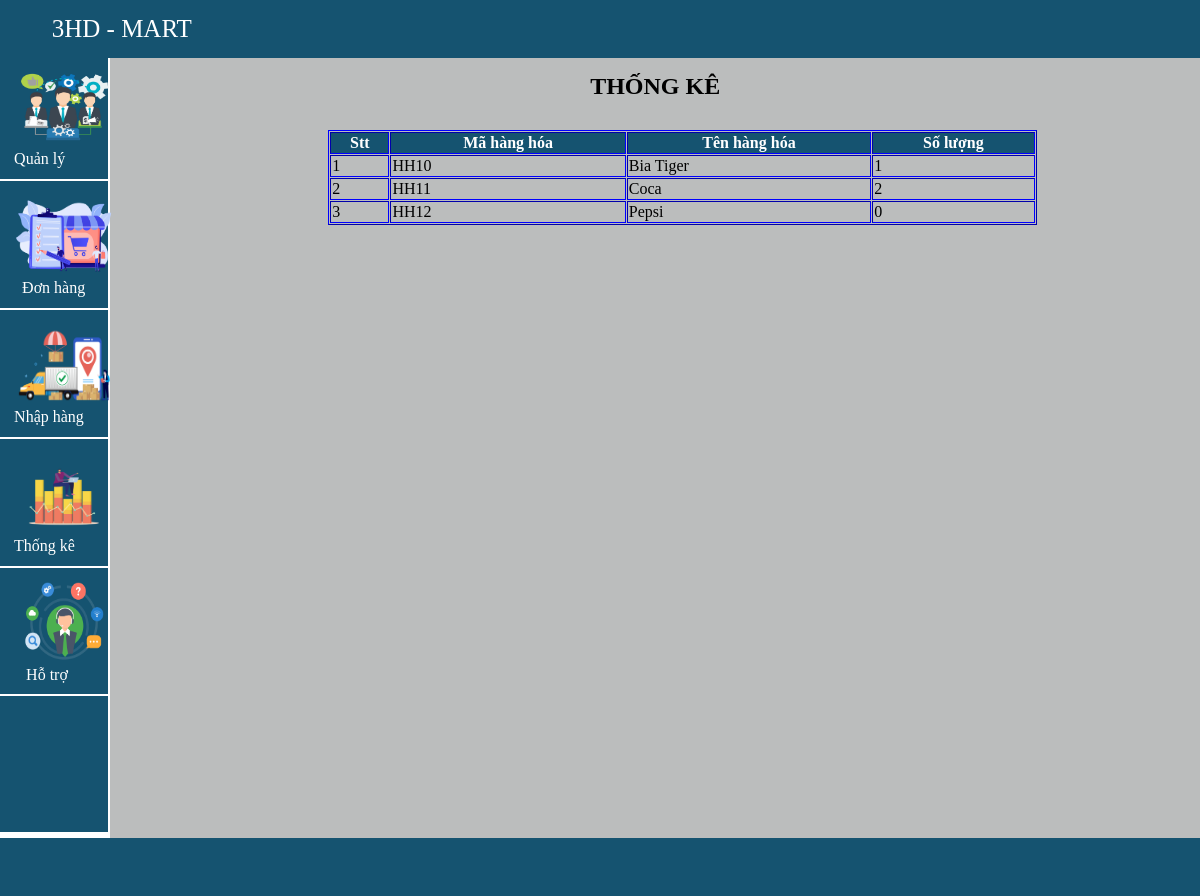
/Nhom3_71DCTT24/thongke, run on the app's committed database.
### tables this page shows
CREATE TABLE `hanghoa` (
  `Mahh` varchar(50) NOT NULL,
  `Mancc` varchar(50) NOT NULL,
  `Manh` varchar(50) NOT NULL,
  `Tenhh` varchar(50) NOT NULL,
  `Gianhap` double NOT NULL,
  `Giaxuat` double NOT NULL,
  `Tonkho` double NOT NULL
);

### Nhom3_71DCTT24/MVC/Core/controller.php (called while the page is built, shortened)
<?php
class controller{
    public function model($model){
        return new $model;
    }
    public function view($view,$data=[]){
        require_once "./MVC/Views/".$view.".php";
    }
}

### Nhom3_71DCTT24/MVC/Controllers/thongke.php (called while the page is built, shortened)
<?php
class thongke extends controller
{
    public $tk;
    function __construct()
    {
        $this->tk = $this->model('thongkemodel');
    }
    function Getdata()
    {
        $kq = $this->tk->hanghoa();
        $i=0;
        while ($row = mysqli_fetch_array($kq)) {
            $kq2 = $this->tk->thongke($row['Mahh']);
            while ($r = mysqli_fetch_array($kq2)){
                $_SESSION['thongke'][$i]+=$r['Soluong'];
            }
            $i++;
        }
        $this->view('Masterlayout', [
            'page' => 'Thongkeview',
            'kqtk' => $this->tk->hanghoa()
        ]);
    }
}
?>

### Nhom3_71DCTT24/MVC/Core/app.php (called while the page is built, shortened)
<?php
class app{
    protected $action="Getdata";
    function __construct()
    {
        $arr = $this-> Urlprocess();
        if ($arr!=null){
            if (file_exists('./MVC/Controllers/'.$arr[0].'.php')){
                $this->controller=$arr[0];
                unset($arr[0]);
            }
        }
        $this->controller = new $this->controller;
        $this -> param=$arr?array_values($arr):[];
        call_user_func_array([$this->controller,$this->action],$this->param);
    }
    function Urlprocess(){
        if (isset($_GET['url'])){
            return explode("/", filter_var(trim($_GET["url"])));
        }
    }
}
?>

### Nhom3_71DCTT24/index.php (called while the page is built, shortened)
<?php
    $myapp = new app();
?>

### Nhom3_71DCTT24/MVC/Core/connectDB.php (called while the page is built, shortened)
<?php
class connectDB{
    protected $servername="localhost";
    protected $username="root";
    protected $password="";
    function __construct(){
        $this->con=mysqli_connect($this->servername,$this->username,$this->password);
    }
}
?>

### Nhom3_71DCTT24/MVC/Models/thongkemodel.php (called while the page is built)
<?php
class thongkemodel extends connectDB
{
    function hanghoa(){
        $sql = 'SELECT Mahh,Tenhh from hanghoa';
        return mysqli_query($this->con, $sql);;
    }
    function thongke($mahh){
        $sql = 'SELECT Soluong from chitietphieuxuat
        Where Mahh= "'.$mahh.'"';
        return mysqli_query($this->con, $sql);;
    }
    }
?>

### Nhom3_71DCTT24/MVC/Views/Pages/Thongkeview.php (the view, shortened to what this page needs)
<!DOCTYPE html>
<html lang="en">
<head>
    <link rel="stylesheet" href="http://localhost/BTWeb/Nhom3_71DCTT24/Public/Css/msl.css">
    <link rel="stylesheet" href="http://localhost/BTWeb/Nhom3_71DCTT24/Public/Css/button.css">
</head>
<body>
    <form method="POST" enctype="multipart/form-data" action="http://localhost/BTWeb/Nhom3_71DCTT24/Banhang/thucthi_px">
        <div class="content4" style="height:343px;margin-left: 9.2%;width: 90.8%;">
            <table style="width: 100%;padding: 20px 20px 0px 20px; align-items:center;">
                <caption style="padding-top: 20px; font-size:24px">
                    <b>THỐNG KÊ</b>
                </caption>
            </table>
            <table style="position: center;width: 65%;margin-left:20%;margin-top:10px;border-color:blue;" cellspacing="1" border="1">
                <tr style="background: #155370;color:white;">
                    <th><b>Stt</b></th>
                    <th><b>Mã hàng hóa</b></th>
                    <th><b>Tên hàng hóa</b></th>
                    <th><b>Số lượng</b></th>
                </tr>
                <?php
                $i = 0;
                while ($row = mysqli_fetch_assoc($data['kqtk'])) {
                ?>
                    <tr>
                        <td><?php echo $i+1 ?></td>
                        <td><?php echo $row['Mahh'] ?></td>
                        <td><?php echo $row['Tenhh'] ?></td>
                        <td><?php echo $_SESSION['thongke'][$i];?></td>
                    </tr>
                <?php
                    $i++;
                }
                ?>
            </table>
        </div>
    </form>
</body>
</html>

### Nhom3_71DCTT24/Public/Css/msl.css (style rules this page uses)
* { margin: 0px; }
.content4 { height: 86.3; width: 79.7%; margin-top: 53px; margin-left: 20.3%; padding-bottom: 500px; background-color: #BBBDBD; }

### data on the page
hanghoa: Mahh "HH10", Tenhh "Bia Tiger", thongke "1"
hanghoa: Mahh "HH11", Tenhh "Coca", thongke "2"
hanghoa: Mahh "HH12", Tenhh "Pepsi", thongke "0"
